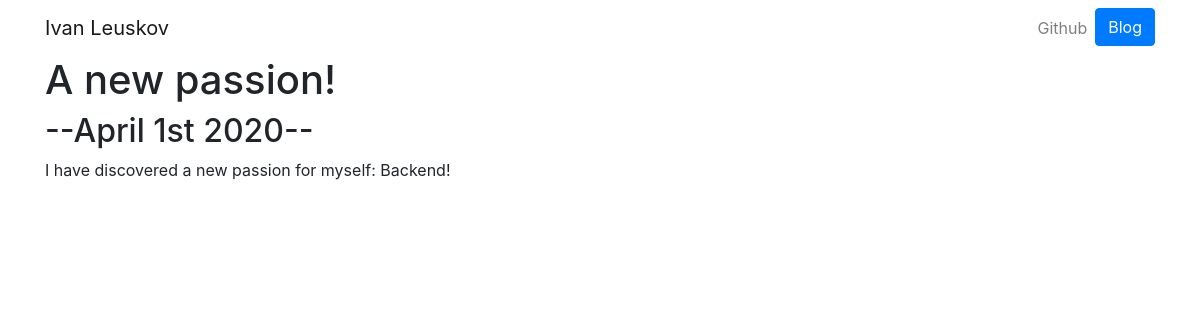
Page /blog/1/ on the committed database.
### blog/models.py (models this page shows, shortened)
class Blog(models.Model):
    title = models.TextField(max_length=250)
    date = models.DateField()
    description = models.TextField()

### blog/views.py (the view)
# urls.py: path('<int:blog_id>/', views.detail, name='detail'),
def detail(request, blog_id):
    blog = get_object_or_404(Blog, pk=blog_id)
    return render(request, 'blog/detail.html', {'blog':blog})

### blog/templates/blog/detail.html
{% extends 'portfolio/base.html' %}
{% block content %}
    <h1>{{blog.title}}</h1>
    <h2>--{{ blog.date|date:'F jS Y'}}--</h2>
    {{blog.description|safe}}
{% endblock %}

### rows in the picture
Blog: title "A new passion!", date "April 1st 2020", description "I have discovered a new passion for myself: Backend!"
